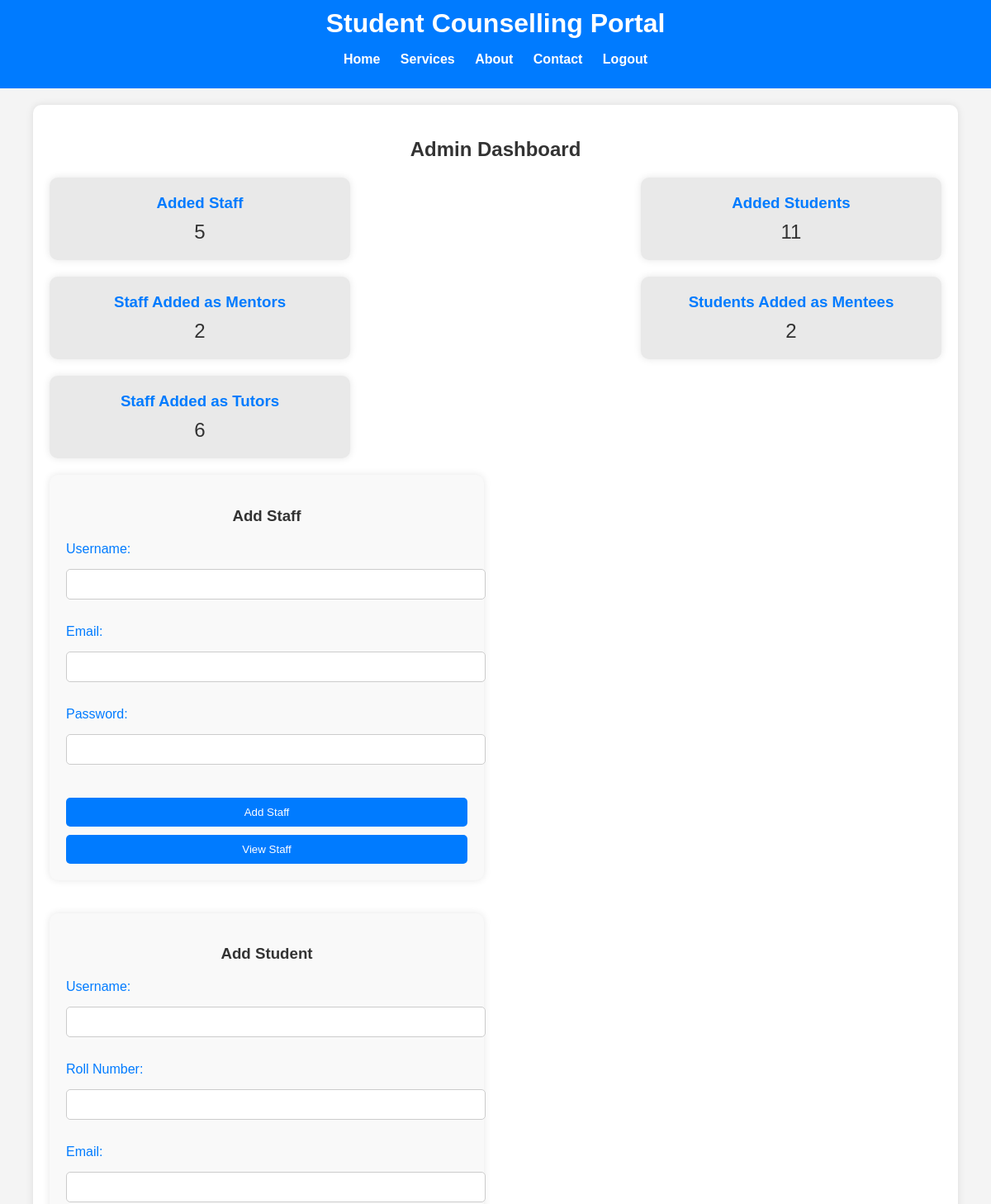
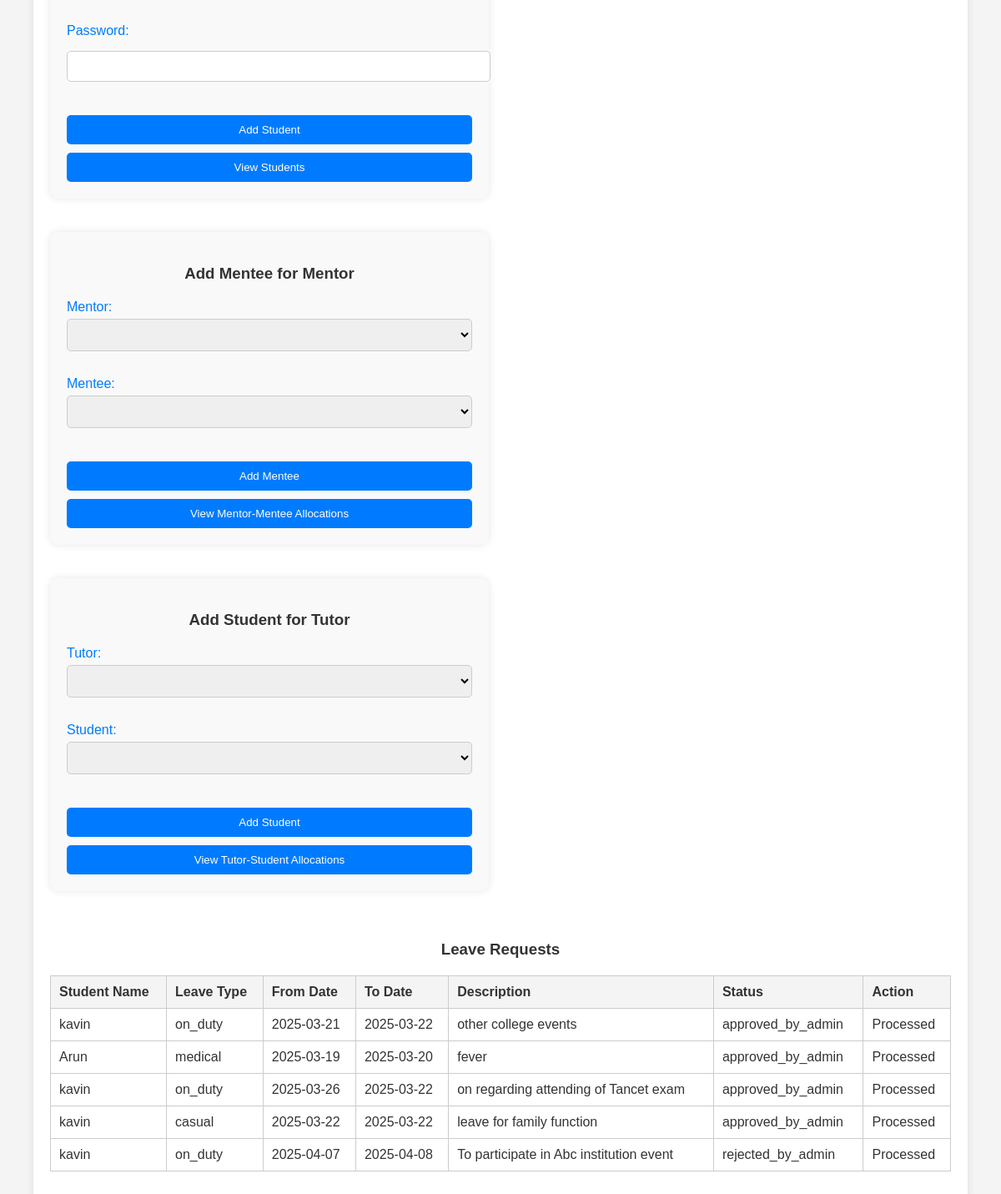
The page /admin_dashboard.php on the database its author committed (2 pictures, top to bottom).
### tables this page shows
CREATE TABLE `leave_applications` (
  `id` int(11) NOT NULL,
  `student_id` int(11) NOT NULL,
  `leave_type` enum('casual','medical','on_duty') NOT NULL,
  `from_date` date NOT NULL,
  `to_date` date NOT NULL,
  `description` text NOT NULL,
  `status` enum('pending','approved_by_tutor','rejected_by_tutor','approved_by_admin','rejected_by_admin') NOT NULL DEFAULT 'pending',
  `created_at` timestamp NOT NULL DEFAULT current_timestamp()
);

CREATE TABLE `users` (
  `id` int(11) NOT NULL,
  `username` varchar(50) NOT NULL,
  `email` varchar(100) NOT NULL,
  `password` varchar(255) NOT NULL,
  `user_type` enum('admin','staff','student') NOT NULL,
  `rollno` varchar(50) DEFAULT NULL,
  `programme_name` text NOT NULL DEFAULT 'BSc Computer Technology'
);

### admin_dashboard.php (the view, shortened to what this page needs)
<?php
include 'db_connection.php';
$sql = "SELECT COUNT(*) as total_staff FROM users WHERE user_type = 'staff'";
$result = mysqli_query($conn, $sql);
$total_staff = mysqli_fetch_assoc($result)['total_staff'];
$sql = "SELECT COUNT(*) as total_students FROM users WHERE user_type = 'student'";
$result = mysqli_query($conn, $sql);
$total_students = mysqli_fetch_assoc($result)['total_students'];
$sql = "SELECT COUNT(*) as total_mentors FROM staff_student_allocation WHERE role = 'mentor-mentee'";
$result = mysqli_query($conn, $sql);
$total_mentors = mysqli_fetch_assoc($result)['total_mentors'];
$sql = "SELECT COUNT(*) as total_mentees FROM staff_student_allocation WHERE role = 'mentor-mentee'";
$result = mysqli_query($conn, $sql);
$total_mentees = mysqli_fetch_assoc($result)['total_mentees'];
$sql = "SELECT COUNT(*) as total_tutors FROM staff_student_allocation WHERE role = 'tutor-student'";
$result = mysqli_query($conn, $sql);
$total_tutors = mysqli_fetch_assoc($result)['total_tutors'];
$leave_requests_sql = "SELECT la.id, u.username, la.leave_type, la.from_date, la.to_date, la.description, la.status
                       FROM leave_applications la
                       JOIN users u ON la.student_id = u.id
                       WHERE la.status IN ('approved_by_tutor', 'approved_by_admin', 'rejected_by_admin', 'pending')";
$leave_requests_result = mysqli_query($conn, $leave_requests_sql);
$leave_requests = mysqli_fetch_all($leave_requests_result, MYSQLI_ASSOC);
?>
<!DOCTYPE html>
<html lang="en">
<head>
    <link rel="stylesheet" href="styles.css">
    <link rel="stylesheet" href="external_styles.css">
</head>
<body>
<header>
        <h1>Student Counselling Portal</h1>
        <nav>
            <ul>
                <li><a href="#home">Home</a></li>
                <li><a href="#services">Services</a></li>
                <li><a href="#about">About</a></li>
                <li><a href="#contact">Contact</a></li>
                <li><a href="logout.php">Logout</a></li>
            </ul>
        </nav>
    </header>
    <div class="dashboard-container">
        <h2>Admin Dashboard</h2>
        <div class="dashboard-stats">
            <div class="stat-box">
                <h3>Added Staff</h3>
                <p><?php echo $total_staff; ?></p>
            </div>
            <div class="stat-box">
                <h3>Added Students</h3>
                <p><?php echo $total_students; ?></p>
            </div>
            <div class="stat-box">
                <h3>Staff Added as Mentors</h3>
                <p><?php echo $total_mentors; ?></p>
            </div>
            <div class="stat-box">
                <h3>Students Added as Mentees</h3>
                <p><?php echo $total_mentees; ?></p>
            </div>
            <div class="stat-box">
                <h3>Staff Added as Tutors</h3>
                <p><?php echo $total_tutors; ?></p>
            </div>
        </div>
        <div class="form-row">
            <div class="form-container">
                <h3>Add Staff</h3>
                <form action="addStaff.php" method="POST">
                    <div class="form-group">
                        <label for="staff_username">Username:</label>
                        <input type="text" id="staff_username" name="staff_username" required>
                    </div>
                    <div class="form-group">
                        <label for="staff_email">Email:</label>
                        <input type="email" id="staff_email" name="staff_email" required>
                    </div>
                    <div class="form-group">
                        <label for="staff_password">Password:</label>
                        <input type="password" id="staff_password" name="staff_password" required>
                    </div>
                    <button type="submit">Add Staff</button>
                </form>
                <button onclick="window.location.href='viewStaff.php'">View Staff</button>
            </div>
            <div class="form-container">
                <h3>Add Student</h3>
                <form action="addStudent.php" method="POST">
                    <div class="form-group">
                        <label for="student_username">Username:</label>
                        <input type="text" id="student_username" name="student_username" required>
                    </div>
                    <div class="form-group">
                        <label for="student_rollno">Roll Number:</label>
                        <input type="text" id="student_rollno" name="student_rollno" required>
                    </div>
                    <div class="form-group">
                        <label for="student_email">Email:</label>
                        <input type="email" id="student_email" name="student_email" required>
                    </div>
                    <div class="form-group">
                        <label for="student_password">Password:</label>
                        <input type="password" id="student_password" name="student_password" required>
                    </div>
                    <button type="submit">Add Student</button>
                </form>
                <button onclick="window.location.href='viewStudents.php'">View Students</button>
            </div>
        </div>
        <div class="form-row">
            <div class="form-container">
                <h3>Add Mentee for Mentor</h3>
                <form action="addMenteeForMentor.php" method="POST">
                    <div class="form-group">
                        <label for="mentor_id_single">Mentor:</label>
                        <select id="mentor_id_single" name="mentor_id_single" required>
                        </select>
                    </div>
                    <div class="form-group">
                        <label for="mentee_id_single">Mentee:</label>
                        <select id="mentee_id_single" name="mentee_id_single" required>
                        </select>
                    </div>
                    <button type="submit">Add Mentee</button>
                </form>
                <button onclick="window.location.href='viewMentorMentee.php'">View Mentor-Mentee Allocations</button>
            </div>
            <div class="form-container">
                <h3>Add Student for Tutor</h3>
                <form action="addStudentForTutor.php" method="POST">
                    <div class="form-group">
                        <label for="tutor_id_single">Tutor:</label>
                        <select id="tutor_id_single" name="tutor_id_single" required>
                        </select>
                    </div>
                    <div class="form-group">
                        <label for="student_id_single">Student:</label>
                        <select id="student_id_single" name="student_id_single" required>
                        </select>
                    </div>
                    <button type="submit">Add Student</button>
                </form>
                <button onclick="window.location.href='viewTutorStudent.php'">View Tutor-Student Allocations</button>
            </div>
        </div>
        <div class="leave-requests">
            <h3>Leave Requests</h3>
            <table>
                <thead>
                    <tr>
                        <th>Student Name</th>
                        <th>Leave Type</th>
                        <th>From Date</th>
                        <th>To Date</th>
                        <th>Description</th>
                        <th>Status</th>
                        <th>Action</th>
                    </tr>
                </thead>
                <tbody>
                    <?php foreach ($leave_requests as $request): ?>
                        <tr>
                            <td><?php echo $request['username']; ?></td>
                            <td><?php echo $request['leave_type']; ?></td>
                            <td><?php echo $request['from_date']; ?></td>
                            <td><?php echo $request['to_date']; ?></td>
                            <td><?php echo $request['description']; ?></td>
                            <td><?php echo $request['status']; ?></td>
                            <td>
                                <?php if ($request['status'] == 'pending' || $request['status'] == 'approved_by_tutor'): ?>
                                    <form method="POST" action="respond_leave_request.php">
                                        <input type="hidden" name="request_id" value="<?php echo $request['id']; ?>">
                                        <button type="submit" name="action" value="approve" onclick="this.form.submit(); this.style.display='none';">Approve</button>
                                        <button type="submit" name="action" value="reject" onclick="this.form.submit(); this.style.display='none';">Reject</button>
                                    </form>
                                <?php else: ?>
                                    Processed
                                <?php endif; ?>
                            </td>
                        </tr>
                    <?php endforeach; ?>
                </tbody>
            </table>
        </div>
    </div>
</body>
</html>

### styles.css (style rules this page uses)
body { font-family: Arial, sans-serif; margin: 0; padding: 0; box-sizing: border-box; background-color: #f5f5f5; color: #333; }
header { background-color: #007bff; color: white; padding: 20px; text-align: center; }
nav ul { list-style: none; padding: 0; }
nav ul li { display: inline; margin: 0 15px; }
nav ul li a { color: white; text-decoration: none; font-weight: bold; }
form { max-width: 500px; margin: auto; display: flex; flex-direction: column; }
form input, form textarea { margin: 10px 0; padding: 10px; border: 1px solid #ccc; border-radius: 5px; }
button { background: #007bff; color: white; border: none; padding: 10px; border-radius: 5px; cursor: pointer; }

### external_styles.css (style rules this page uses)
body { font-family: Arial, sans-serif; background-color: #f4f4f4; margin: 0; padding: 0; }
header { background: #007bff; color: #fff; padding: 10px 0; text-align: center; }
header h1 { margin: 0; }
header nav ul { list-style: none; padding: 0; }
header nav ul li { display: inline; margin: 0 10px; }
header nav ul li a { color: #fff; text-decoration: none; }
.login-container, .container, .dashboard-container { width: 90%; margin: auto; overflow: hidden; background: #fff; padding: 20px; box-shadow: 0 0 10px rgba(0, 0, 0, 0.1); margin-top: 20px; border-radius: 10px; }
h2, h3 { text-align: center; color: #333; margin-bottom: 20px; }
.form-group { margin-bottom: 20px; display: flex; flex-direction: column; }
.form-group label { color: #007bff; margin-bottom: 5px; }
.form-group input, .form-group select { width: 100%; padding: 10px; border: 1px solid #ccc; border-radius: 5px; margin-bottom: 10px; }
button { width: 100%; padding: 10px; background: #007bff; color: #fff; border: none; border-radius: 5px; cursor: pointer; margin-top: 10px; }
p { text-align: center; margin-top: 20px; }
.form-container { margin-bottom: 40px; width: 45%; margin-right: 5%; background: #f9f9f9; padding: 20px; border-radius: 10px; box-shadow: 0 0 10px rgba(0, 0, 0, 0.1); }
.form-row { display: flex; justify-content: space-between; flex-wrap: wrap; }
table { width: 100%; border-collapse: collapse; margin-bottom: 20px; }
table, th, td { border: 1px solid #ccc; }
th, td { padding: 10px; text-align: left; }
th { background: #f4f4f4; }
.dashboard-stats { display: flex; flex-wrap: wrap; justify-content: space-between; }
.stat-box { width: 30%; background: #e9e9e9; padding: 20px; margin-bottom: 20px; border-radius: 10px; text-align: center; box-shadow: 0 0 10px rgba(0, 0, 0, 0.1); }
.stat-box h3 { margin: 0; color: #007bff; }
.stat-box p { font-size: 24px; margin: 10px 0 0; }
.latest-leave-applications table, th, td { border: 1px solid #ccc; }
.latest-leave-applications th, td { padding: 10px; text-align: left; }
.students-tutorship table, th, td { border: 1px solid #ccc; }
.students-tutorship th, td { padding: 10px; text-align: left; }

### rows shown on the page
leave_applications: student.username "kavin", leave_type "on_duty", from_date "2025-03-21", to_date "2025-03-22", description "other college events", status "approved_by_admin", shows "Processed"
leave_applications: student.username "Arun", leave_type "medical", from_date "2025-03-19", to_date "2025-03-20", description "fever", status "approved_by_admin", shows "Processed"
leave_applications: student.username "kavin", leave_type "on_duty", from_date "2025-03-26", to_date "2025-03-22", description "on regarding attending of Tancet exam", status "approved_by_admin", shows "Processed"
leave_applications: student.username "kavin", leave_type "casual", from_date "2025-03-22", to_date "2025-03-22", description "leave for family function", status "approved_by_admin", shows "Processed"
leave_applications: student.username "kavin", leave_type "on_duty", from_date "2025-04-07", to_date "2025-04-08", description "To participate in Abc institution event", status "rejected_by_admin", shows "Processed"

### other values the page prints
$total_staff "5"
$total_students "11"
$total_mentors "2"
$total_mentees "2"
$total_tutors "6"
